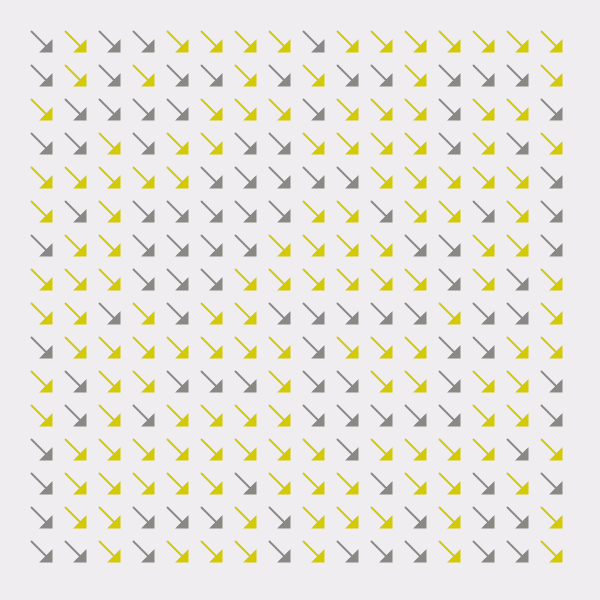
Frame 1 (no input)
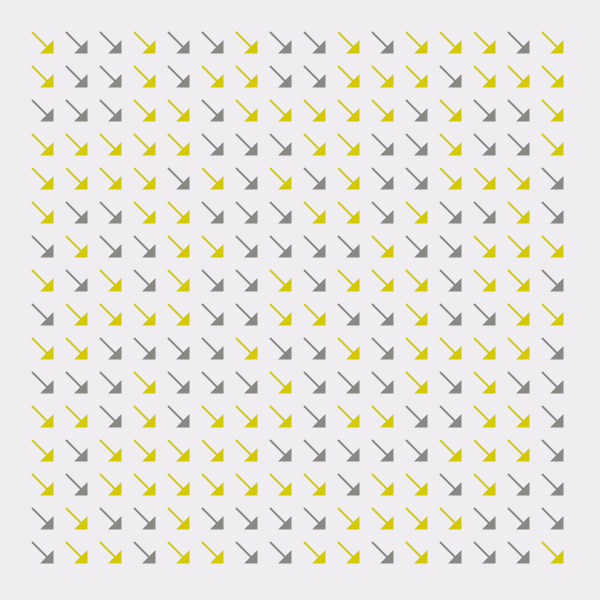
Frame 60 (the mouse pressed at the canvas centre just before this capture)
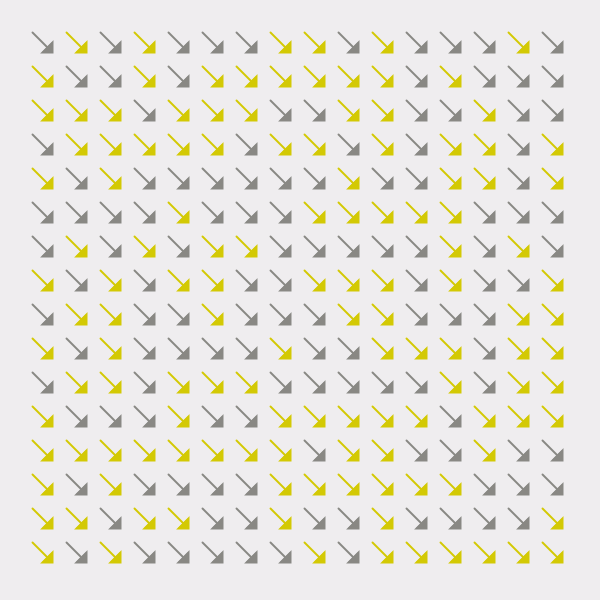
Frame 120 (the mouse held since frame 60 and released just before this capture)

The Processing sketch that drew these frames (run headless with seeded random() and noise(); from frame 60 on, the mouse is pressed at the canvas centre):

// Processing sketch: s10c01anamaria
// ── s10c01anamaria.pde
//Expresión Digital II - Diseño Digital - UDD - 2016
// Ana María Ortiz
//s10c01anamaria

/* En primer lugar aparecerán flechas que van cambiando de color entre amarillo y gris mientras se 
 mueven en su dirección, al llegar a la esquina, se cambiará la imagen y se verán rombombos en constante
 movimiento con una línea en su interior que gira, al volver nuevamente a las flechas, ellas estarán 
 nuevamente en el centro.*/


Objeto[] e = new Objeto [144];      //nueva clase con 144 objetos rombo
Objeto[] ob = new Objeto [256];      //nueva clase con 256 objetos flecha
boolean b;      //declaración objeto
void setup() {
  size(600, 600);      //tamaño del canvas
  colorMode(HSB, 360, 100, 100);      //modo de color

  //for para rombo
  for (int i = 0; i < 12; i++) {      //creación de 12 objetos
    for (int j = 0; j < 12; j++) {      //creación de 12 objetos
      int total = j + i * 12;
      float ix = i * 45;      //45 px de distancia entre los elementos
      float jy = j * 45;      //45 px de distancia entre los elementos
      e[total] = new Objeto(ix, jy, ix + 5, jy + 5, (int)random(-2, 2), (int)random(-2, 2), total);
    }
  }

  //for para flecha
  for (int i = 0; i < 16; i++) {      //creación de 16 objetos
    for (int j = 0; j < 16; j++) {      //creación de 16 objetos
      int total = j + i * 16;
      float ix = i * 34;      //34 px de distancia entre los elementos
      float jy = j * 34;      //34 px de distancia entre los elementos
      ob[total] = new Objeto(ix, jy, ix + 5, jy + 5, (int)random(-2, 2), (int)random(-2, 2), total);
    }
  }
}

void draw() {
  background(314, 1, 94);      //color background
  translate(width / 15, height / 15);      //posición de la composición
  if (frameCount % 30 == 0) {      //tiempo

    b = !b;      //boolean
  }

  //Se dibuja la primera función
  if (b == true) {
    pushMatrix();      //cambiar el estado de las coordenadas  
    translate(width /1000, height / 1000);      //posición de los objetos
    for (int i = 0; i < e.length; i++) {      //si i es menor que el ancho, se suma 1 y se dibujan las funciones 
      e[i].dibujarRombo();      //se dibuja el rombo
      e[i].dibujarLinea();      //se dibuja la línea
      e[i].mover();      //se cumple la función mover
      e[i].bordes();      //se cumple la función bordes
    }
    popMatrix();      //volver al estado original de las coordenadas
  }

  //Se dibuja la segunda función
  if (b == false) {
    pushMatrix();      //cambiar el estado de las coordenadas   
    for (int i = 0; i < ob.length; i++) {      //si i es menor que el ancho, se suma 1 y se dibujan las funciones 
      ob[i].dibujarFlecha();      //se dibuja la flecha
    }
    popMatrix();      //volver al estado original de las coordenadas
  }
}
// ── Objeto.pde
class Objeto {      //se crea la clase
  int a;      //se crean las variables enteras
  float x, y, i, tx, ty, velx, vely, angulo, xr, yr;      //se crean las variables
  color[] c1 = {      //se crea un array de color
    color(57, 98, 83), //array para color amarillo oscuro
    color(49, 4, 54)      //array para color gris oscuro
  };
  color ao, gc, go, t;      //declaración de colores

  //inicializar las variables
  Objeto (float x, float y, float tx, float ty, float velx, float vely, float angulo) {
    this.x = x;
    this.y = y;
    this.tx = tx;
    this.ty = ty;
    this.velx = velx * 0.2; //velocidad para que se muevan
    this.vely = vely * 1;
    this.angulo = angulo;
    this.ao = color(57, 98, 83);      //amarillo oscuro
    this.gc = color(314, 1, 94);      //gris claro
    this.go = color(49, 4, 54);      //gris oscuro
    xr = 32;      //x del rombo
    yr = 32;      //y del rombo
  }

  void dibujarRombo() {
    pushMatrix();      //cambiar el estado de las coordenadas
    noFill();      //sin relleno
    strokeWeight(3);      //grosor de la línea 
    stroke(go);      //color gris oscuro

    quad(x + xr / 2, y, x + xr, y + yr / 2, x + xr / 2, y + yr, x, y + yr / 2);      //se dibuja el rombo
    popMatrix();      //volver al estado original de las coordenadas
  }

  void dibujarLinea() {
    pushMatrix();      //cambiar el estado de las coordenadas
    translate(x + 16, y + 16);      //posición
    angulo += 0.04;      //rotación
    rotate(angulo);      //rotación
    strokeWeight(3);      //grosor de la línea
    stroke (ao);      //color línea amarillo oscuro

    line(-3, 3, 3, -3);      //se dibuja la línea
    popMatrix();      //volver al estado original de las coordenadas
  }

  //movimiento de la línea
  void movimiento() {      
    a = 1;
    a++;
  }

  void dibujarFlecha() {
    pushMatrix();      //cambiar el estado de las coordenadas   
    if (a >= frameCount % 30) {      //velocidad de cambio de color
      a = 1;
    }
    a++;
    t = c1 [(int) random(2)];      //array para cambio de color
    frameRate(10);      //tiempo para cambio de color
    strokeWeight(2);      //ancho de la línea
    stroke (t);       //color de la línea

    line (x - 10 + a, y - 10 + a, x + 5 + a, y + 5 + a);      //se dibuja la línea
    fill(t);      //color relleno triángulo
    triangle (x + 10 + a, y + a, x + 10 + a, y + 10 + a, x + a, y + 10 + a);      //se dibuja el triángulo
    popMatrix();      //volver al estado original de las coordenadas
  }

  //función velocidad de movimiento
  void mover() {
    pushMatrix();      //cambiar el estado de las coordenadas   
    x += velx;
    y += vely;
    popMatrix();      //volver al estado original de las coordenadas
  }

  //función grilla de movimiento
  void bordes() {
    pushMatrix();      //cambiar el estado de las coordenadas   
    if (x > tx || x < ty - 2) {
      velx *= -1;
    }
    if (y > ty || y < ty - 1) {
      vely *= -1;
    }
    popMatrix();      //volver al estado original de las coordenadas
  }
}
